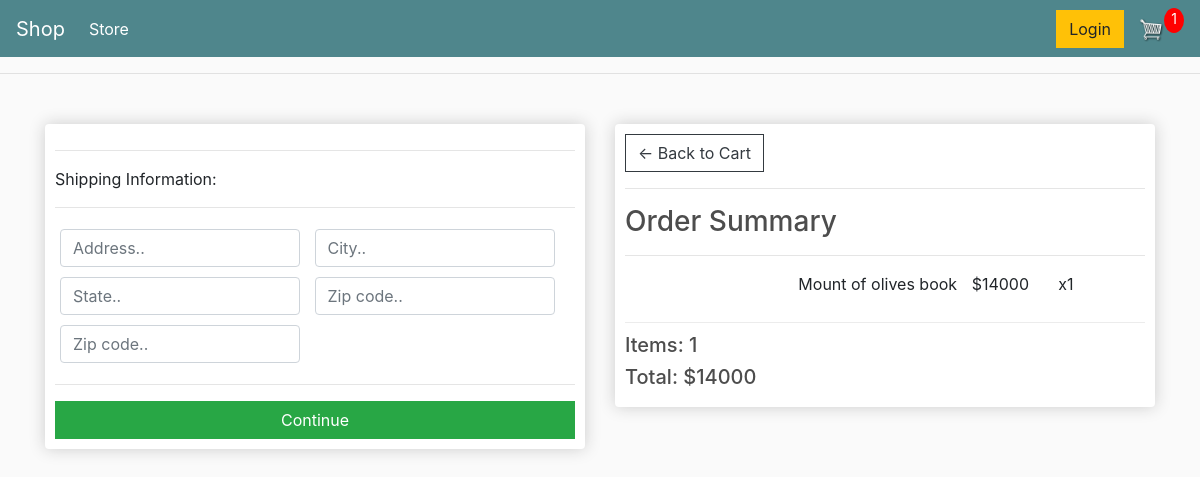
Screenshot of /checkout/ (signed in) with the database file from the repository.
### store/models.py (models this page shows, shortened)
class OrderItem(models.Model):
    product = models.ForeignKey(Product, on_delete=models.SET_NULL, blank=True, null=True)
    order = models.ForeignKey(Order, on_delete=models.SET_NULL, blank=True, null=True)
    quantity = models.IntegerField(default=0, null=True, blank=True)
    date_added = models.DateTimeField(auto_now_add=True)
    @property
    def get_total(self):
        doc = "total of each item by quantity"
        total = self.product.price * self.quantity
        return total

class Product(models.Model):
    name = models.CharField(max_length=200, null=True)
    price = models.IntegerField()
    digital = models.BooleanField(default=False, null=True, blank=False)
    image = models.ImageField(null=True, blank=True)
    @property
    def imageURL(self):
        try:
            url = self.image.url
        except:
            url = ''
        return url

class Order(models.Model):
    customer = models.ForeignKey(Customer, on_delete=models.SET_NULL, blank=True, null=True)
    date_orderd = models.DateTimeField(auto_now_add=True)
    complete = models.BooleanField(default=True, null=True, blank=False)
    transaction_id = models.CharField(max_length=200, null=True)
    @property
    def get_cart_total(self):
        orderitems = self.orderitem_set.all()
        total_sale = sum([item.get_total for item in orderitems])
        return total_sale
    @property
    def get_cart_items(self):
        orderitems = self.orderitem_set.all()
        total_items = sum([item.quantity for item in orderitems])
        return total_items
    @property
    def shipping(self):
        shipping = False
        orderitems = self.orderitem_set.all()
        for k in orderitems:
            if k.product.digital == False:
                shipping = True
            return shipping

### store/views.py (the view)
# urls.py: path('checkout/',views.checkout,name="checkout"),
def checkout(request):
    data = cartData(request)
    cartItems = data['cartItems']
    order = data['order']
    items = data['items']
    context = {'items':items,'order':order,'cartItems':cartItems}
    return render(request,"store/checkout.html",context)

### store/utils.py (called while the page is built)
def cartData(request):
    if request.user.is_authenticated:
        client = request.user.customer
        order, created = Order.objects.get_or_create(customer=client, complete=False)
        items = order.orderitem_set.all()
        cartItems = order.get_cart_items
    else:
        cookieData = cookieCart(request)
        cartItems = cookieData['cartItems']
        order = cookieData['order']
        items = cookieData['items']
    return {'cartItems':cartItems,'order':order,'items':items}

### store/templates/store/checkout.html (shortened to what this page needs)
{% extends 'store/main.html'%}
{%load static%}
{%block content%}
<div class="row">
       <div class="col-lg-6">
           <div class="box-element" id="form-wrapper">
               <form id="form">
                   <div id="shipping-info">
                       <hr>
                       <p>Shipping Information:</p>
                       <hr>
                       <div class="form-field">
                           <input class="form-control" type="text" name="address" placeholder="Address..">
                       </div>
                       <div class="form-field">
                           <input class="form-control" type="text" name="city" placeholder="City..">
                       </div>
                       <div class="form-field">
                           <input class="form-control" type="text" name="state" placeholder="State..">
                       </div>
                       <div class="form-field">
                           <input class="form-control" type="text" name="zipcode" placeholder="Zip code..">
                       </div>
                       <div class="form-field">
                           <input class="form-control" type="text" name="country" placeholder="Zip code..">
                       </div>
                   </div>
                   <hr>
                   <input id="form-button" class="btn btn-success btn-block" type="submit" value="Continue">
               </form>
           </div>
           <br>
       </div>
       <div class="col-lg-6">
           <div class="box-element">
               <a  class="btn btn-outline-dark" href="{% url 'cart' %}">&#x2190; Back to Cart</a>
               <hr>
               <h3>Order Summary</h3>
               <hr>
               {% for r in items %}
               <div class="cart-row">
                   <div style="flex:2"><img class="row-image" src="{{ r.product.imageURL}}"></div>
                   <div style="flex:2"><p>{{ r.product.name}}</p></div>
                   <div style="flex:1"><p>${{ r.product.price}}</p></div>
                   <div style="flex:1"><p>x{{ r.quantity}}</p></div>
               </div>
               {% endfor %}
               <h5>Items:  {{ order.get_cart_items}}</h5>
               <h5>Total:  ${{ order.get_cart_total}}</h5>
           </div>
       </div>
   </div>
{%endblock content%}

### static/css/main.css (style rules this page uses)
body { background-color: hsl(0, 0%, 98%); }
h1,h2,h3,h4,h5,h6 { color:hsl(0, 0%, 30%); }
.box-element { box-shadow:hsl(0, 0%, 80%) 0 0 16px; background-color: #fff; border-radius: 4px; padding: 10px; }
.col-lg-4, .col-lg-6, .col-lg-8, .col-lg-12 { margin-top: 10px; }
.btn { border-radius: 0; }
.form-field { width:250px; display: inline-block; padding: 5px; }
.cart-row { display: flex; align-items: flex-stretch; padding-bottom: 10px; margin-bottom: 10px; border-bottom: 1px solid #ececec; }

### rows the page displays
OrderItem: product.name "Mount of olives book", product.price "14000", quantity "1"
Order: get_cart_items "1", get_cart_total "14000"

### other values shown
{{ cartItems }} "1"
